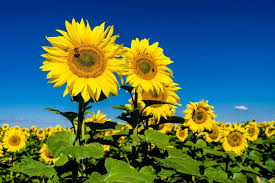
#> input picture Final-Submission-DSP/image.jpg, 275 x 183 px
$ jupyter execute Course_project__DSP_Final.ipynb
#> lines starting #> are read from the running program, lines starting #| are printed output that depends on the picture
# Edge Detection in an image.

Group Members:

Vaishnavi Patil (180020039)

Eega Saipriya (180020008)

**Digital Image**

A digital image is defined as a 2D - function f(x,y), with f as the amplitude (e.g. brightness or intensity) of the image at the real coordinate position (x,y).

**What is Edge Detection?**

Edges are significant local changes of intensity in an image.

Goal of Edge Detection :
Produce a line drawing of an image.

Why is it useful?
1. Important features can be extracted from the edges of an image(e.g : corners, lines, curves)
2. These features are used by higher-level computer vison algorithms (e.g : recognition).

We will perform edge detection by 2 methods:
1. Fourier Transform and filters
2. Sobel Detection (convolution)

**Method 1: Fourier Transform ?**

A Fourier transform (FT) is a mathematical transform that decomposes a function (often a function of time, or a signal) into its constituent frequencies.
In the simplest terms, a fourier transform helps in breaking down a incoming signal into its building blocks.

So for example consider a signal f(x) having made by superimposing two or more sinusoidal functions with different frequencies. So, it is difficult to figure out what are the orignal frequencies it is made up of. So,  By passing f(x) through fourier transformer, we get a new function F(x), a plot of frequencies that made f(x) originally. In doing so Fourier transform can reveal important characteristics of a signal, namely, its frequency components.

 Use of Fourier Transform in Edge Detection :

It converts an input image from spatial domain to frequency domain. So, after
passing an image through fourier transform, a plot of high and low frequencies is obtained.

### Fourier transform

[cell 1]
#importing neccassary libraries
import numpy as np
import cv2
from matplotlib import pyplot as plt

img = cv2.imread('image.jpg', 0)                                #loads an image
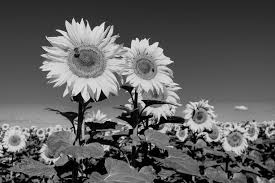
#> img: shape (183, 275); min 0, max 248, mean 95.1
dft = cv2.dft(np.float32(img), flags=cv2.DFT_COMPLEX_OUTPUT)   #frequency transform which will be a complex array
dft_shift = np.fft.fftshift(dft)                               #for bringing DC component to centre
magnitude_spectrum = 20 * np.log(cv2.magnitude(dft_shift[:, :, 0], dft_shift[:, :, 1])) #magnitude
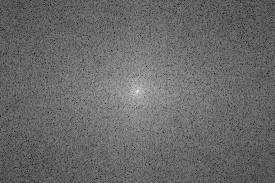
#> magnitude_spectrum: shape (183, 275) float32; min 57.67, max 307.6, mean 161.1; drawn with min black and max white

# plotting
plt.subplot(2, 2, 1),plt.imshow(img, cmap='gray')
plt.title('Input Image'), plt.xticks([]), plt.yticks([])
plt.subplot(2, 2, 2), plt.imshow(magnitude_spectrum, cmap='gray')
plt.title('After FFT'), plt.xticks([]), plt.yticks([])
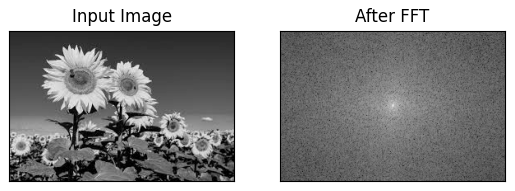
#> figure drawn by matplotlib, 2 panels

*   Image after taking its fourier transform: a plot of high and low frequencies
*   Low frequencies situated towards the center of the image and high frequencies scattered around.

**Filters**

Filters are used as a mask array of the same size as the original image which when superimposed on the ordinal image, extracts only the attributes that we are interested in.

As mentioned earlier, in an FFT transformed image, low frequencies are found in the center and high frequencies are scattered around, we can then create a mask array which has a circle of zeros in the center and rest all ones. Now when this mask is applied to the original image, the resultant image would only have high frequencies. Edges in an image are usually made of High frequencies. So, the edges are detected.

Mask intialization

[cell 2]
rows, cols = img.shape                      #finding no of rows and columns
#> rows = 183; cols = 275
crow, ccol = int(rows / 2), int(cols / 2)   #for knowing centre
#> crow = 91; ccol = 137
mask = np.ones((rows, cols, 2), np.uint8)   #intialization of mask size,array of the same size as the original image
center = [crow, ccol]                       #centre of circle
#> center = [91, 137]
x, y = np.ogrid[:rows, :cols]               #intialization of co-ordinates of mask
#> x = 183 values from 0 to 182

### High pass Filter
Circular HPF mask, center circle is 0, remaining all ones

[cell 3]
# Circular HPF mask, center circle is 0, remaining all ones
r = 80                                     #radius of circular mask
mask_area = (x - center[0]) ** 2 + (y - center[1]) ** 2 <= r*r   #mask area
mask[mask_area] = 0                         #values in circular mask are set to 0

#Appling mask
fshift = dft_shift * mask                  # applying mask to fourier transform of image
fshift_mask_mag = 2000 * np.log(cv2.magnitude(fshift[:, :, 0], fshift[:, :, 1]))   #magnitude response of mask appiled signal
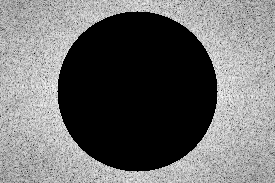
#> fshift_mask_mag: shape (183, 275) float32; 39.9% of the values are NaN or infinite; the others: min 5767.4, max 19025.7, mean 15239.9; drawn with min black, max white, NaN and infinite black

#inverse fourier transform
f_ishift = np.fft.ifftshift(fshift)        #bringing back DC component from centre to  topleft
img_back = cv2.idft(f_ishift)              #inverse fourier transform which is complex
img_back = cv2.magnitude(img_back[:, :, 0], img_back[:, :, 1]) #magnitude
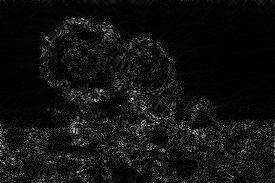
#> img_back: shape (183, 275) float32; min 0.579, max 4498642.5, mean 310110.8; drawn with min black and max white
img1 = img_back
#plotting
plt.subplot(2, 2, 1), plt.imshow(img, cmap='gray')
plt.title('Input Image'), plt.xticks([]), plt.yticks([])
plt.subplot(2, 2, 2), plt.imshow(magnitude_spectrum, cmap='gray')
plt.title('After FFT'), plt.xticks([]), plt.yticks([])
plt.subplot(2, 2, 3), plt.imshow(fshift_mask_mag, cmap='gray')
plt.title('FFT + Mask'), plt.xticks([]), plt.yticks([])
plt.subplot(2, 2, 4), plt.imshow(img_back, cmap='gray')
plt.title('After FFT Inverse'), plt.xticks([]), plt.yticks([])
plt.show()

As can be seen, application of high pass filter, blocked all the low frequencies in the center and allowed only the high frequencies to pass through. Now since edges are usually made of low frequencies, that's we see in the resultant image.

### Band Pass Filter

A Band pass filter is the combination of both HPF and LPF. It strives to achieve a balance in not throwing away all of the low frequencies as well as all of the high frequencies. Or in other words, it only allows a range of frequencies to pass.

Concentric circle mask, only the points living between the area of concentric circle are set to ones so that passes frequencies within a certain range and rejects frequencies outside that range

[cell 4]
# Concentric BPF mask,with are between the two cerciles as one's, rest all zero's.
r_out = 80                      #radius of outer circle
r_in = 5                       #radius of inner circle
mask_area = np.logical_and(((x - center[0]) ** 2 + (y - center[1]) ** 2 >= r_in ** 2),
                           ((x - center[0]) ** 2 + (y - center[1]) ** 2 <= r_out ** 2)) #mask area
mask[mask_area] = 1 #values in between two circles are set to 1 and remaing are 0

#Appling mask
fshift = dft_shift * mask                  # applying mask to fourier transform of image
fshift_mask_mag = 2000 * np.log(cv2.magnitude(fshift[:, :, 0], fshift[:, :, 1]))   #magnitude response of mask appiled signal
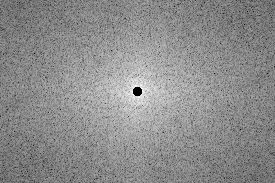
#> fshift_mask_mag: shape (183, 275) float32; 0.14% of the values are NaN or infinite; the others: min 5767.4, max 24459.3, mean 16097; drawn with min black, max white, NaN and infinite black

#inverse fourier transform
f_ishift = np.fft.ifftshift(fshift)        #bringing back DC component from centre to  topleft
img_back = cv2.idft(f_ishift)              #inverse fourier transform which is complex
img_back = cv2.magnitude(img_back[:, :, 0], img_back[:, :, 1]) #magnitude
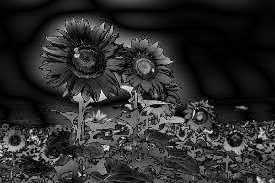
#> img_back: shape (183, 275) float32; min 2.02, max 8171420, mean 1460684; drawn with min black and max white
img2 = img_back
#plotting
plt.subplot(2, 2, 1), plt.imshow(img, cmap='gray')
plt.title('Input Image'), plt.xticks([]), plt.yticks([])
plt.subplot(2, 2, 2), plt.imshow(magnitude_spectrum, cmap='gray')
plt.title('After FFT'), plt.xticks([]), plt.yticks([])
plt.subplot(2, 2, 3), plt.imshow(fshift_mask_mag, cmap='gray')
plt.title('FFT + Mask'), plt.xticks([]), plt.yticks([])
plt.subplot(2, 2, 4), plt.imshow(img_back, cmap='gray')
plt.title('After FFT Inverse'), plt.xticks([]), plt.yticks([])
plt.show()

[cell 5]
#Comparison:

plt.subplot(2, 2, 1), plt.imshow(img1, cmap='gray')
plt.title('High Pass Filter'), plt.xticks([]), plt.yticks([])
plt.subplot(2, 2, 2), plt.imshow(img2, cmap='gray')
plt.title('Band Pass Filter'), plt.xticks([]), plt.yticks([])

The edges are more prominent with BPF.

### 2. Sobel edge detection

The Sobel filter is used for edge detection.

It works by calculating the gradient of image intensity at each pixel
within the image.
It finds the direction of the largest increase from
light to dark and the rate of change in that direction.

The result shows how abruptly or smoothly the image changes at each
pixel, and therefore how likely it is that that pixel represents an edge.

The result of applying the filter to a pixel in a region of constant
intensity is a zero vector.

The result of applying it to a pixel on an edge is a vector that points
across the edge from darker to brighter values.

The sobel filter uses two 3 x 3 kernels, One for changes in the
horizontal direction, and one for changes in the vertical direction.

The two kernels are convolved with the original image to calculate the
approximations of the derivatives.

If we define Gx and Gy as two images that contain the horizontal and
vertical derivative approximations respectively, the computations are:

Gx = [[-1, 0, 1], [-2, 0, 2], [-1, 0, 1]]*I

Gy = [[-1, -2, -1], [0, 0, 0], [1, 2, 1]]*I

|G|=|Gx|+|Gy|

Where I is the original source image.

The x coordinate is defined as increasing in the right-direction and the y
coordinate is defined as increasing in the down-direction.

[cell 6]
import numpy as np
from PIL import Image
import matplotlib.pyplot as plt

# Open the image
img = np.array(Image.open('image.jpg')).astype(np.uint8)
#> img: shape (183, 275, 3)

# Apply gray scale
gray_img = np.round(0.299 * img[:, :, 0] +
                    0.587 * img[:, :, 1] +
                    0.114 * img[:, :, 2]).astype(np.uint8)

# Sobel Operator
h, w = gray_img.shape
#> h = 183; w = 275
# define filters
horizontal = np.array([[-1, 0, 1], [-2, 0, 2], [-1, 0, 1]])  # s2
vertical = np.array([[-1, -2, -1], [0, 0, 0], [1, 2, 1]])  # s1

# define images with 0s
newhorizontalImage = np.zeros((h, w))
newverticalImage = np.zeros((h, w))
newgradientImage = np.zeros((h, w))

# offset by 1
for i in range(1, h - 1):
    for j in range(1, w - 1):
        #convolution between the kernel Gx and the original image in gray form
        horizontalGrad = (horizontal[0, 0] * gray_img[i - 1, j - 1]) + \
                         (horizontal[0, 1] * gray_img[i - 1, j]) + \
                         (horizontal[0, 2] * gray_img[i - 1, j + 1]) + \
                         (horizontal[1, 0] * gray_img[i, j - 1]) + \
                         (horizontal[1, 1] * gray_img[i, j]) + \
                         (horizontal[1, 2] * gray_img[i, j + 1]) + \
                         (horizontal[2, 0] * gray_img[i + 1, j - 1]) + \
                         (horizontal[2, 1] * gray_img[i + 1, j]) + \
                         (horizontal[2, 2] * gray_img[i + 1, j + 1])

        newhorizontalImage[i - 1, j - 1] = abs(horizontalGrad)  # final convolved horizontal image is added

        #convolution between the kernel Gy and the original image in gray form
        verticalGrad = (vertical[0, 0] * gray_img[i - 1, j - 1]) + \
                       (vertical[0, 1] * gray_img[i - 1, j]) + \
                       (vertical[0, 2] * gray_img[i - 1, j + 1]) + \
                       (vertical[1, 0] * gray_img[i, j - 1]) + \
                       (vertical[1, 1] * gray_img[i, j]) + \
                       (vertical[1, 2] * gray_img[i, j + 1]) + \
                       (vertical[2, 0] * gray_img[i + 1, j - 1]) + \
                       (vertical[2, 1] * gray_img[i + 1, j]) + \
                       (vertical[2, 2] * gray_img[i + 1, j + 1])

        newverticalImage[i - 1, j - 1] = abs(verticalGrad)  # final convolved vertical image is added

        # Edge Magnitude
        mag = np.sqrt(pow(horizontalGrad, 2.0) + pow(verticalGrad, 2.0))  #final magnitude
        newgradientImage[i - 1, j - 1] = mag  #final magnitude added to the the new edge detected image
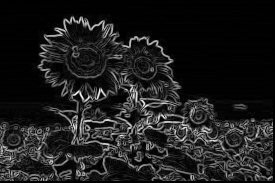
#> newgradientImage: shape (183, 275) float64; min 0, max 896.4, mean 105.1; drawn with min black and max white
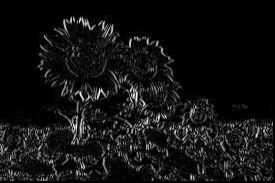
#> newhorizontalImage: shape (183, 275) float64; min 0, max 827, mean 59.9; drawn with min black and max white
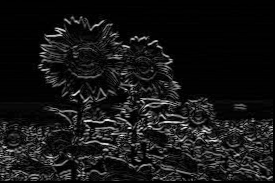
#> newverticalImage: shape (183, 275) float64; min 0, max 821, mean 72; drawn with min black and max white
# Plotting
plt.figure()
plt.title('image after edge detection')
plt.imsave('edgedetected.png', newgradientImage, cmap='gray', format='png')
plt.imshow(newgradientImage, cmap='gray')
plt.show()
